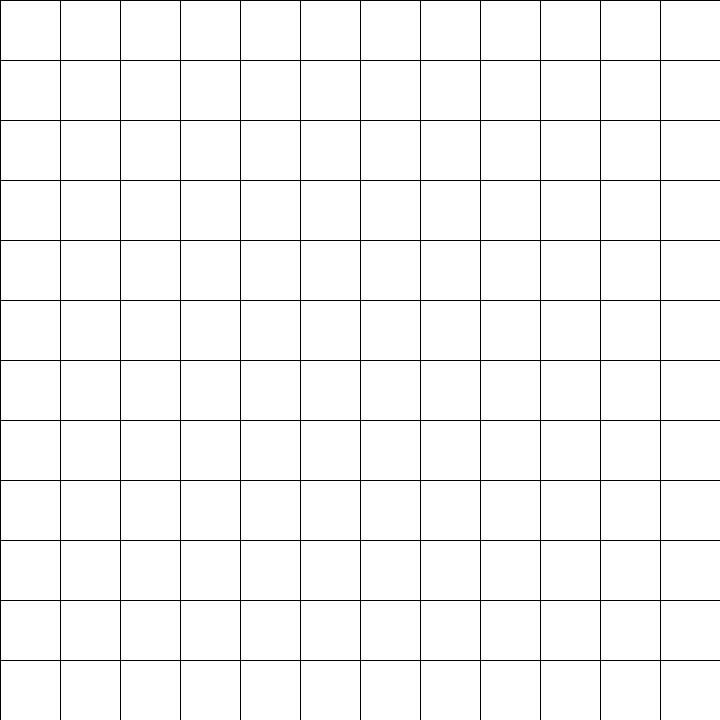
Frame 1 (no input)
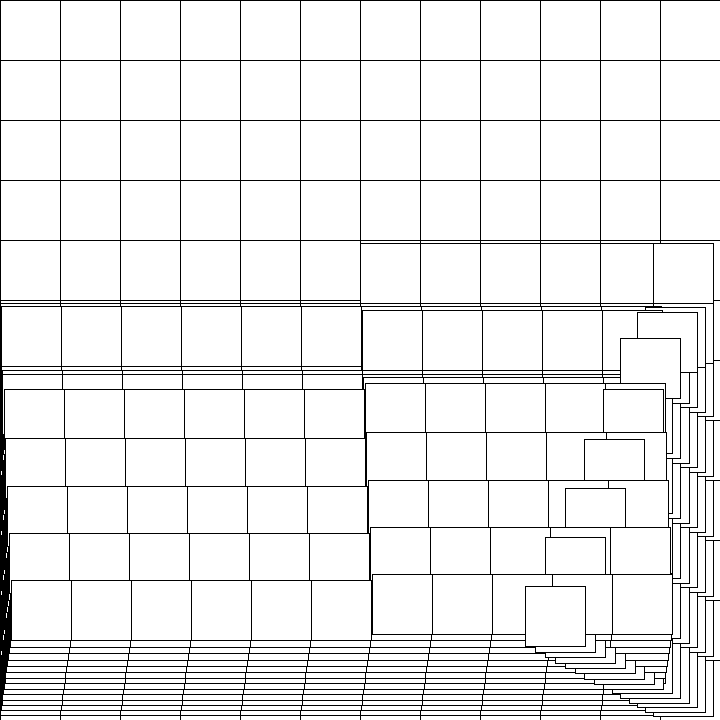
Frame 60 (the mouse pressed at the canvas centre just before this capture)
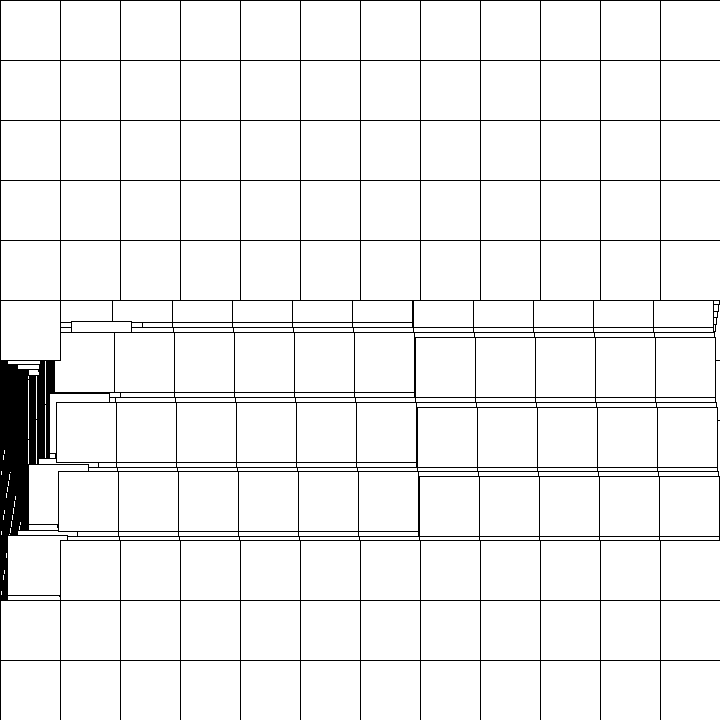
Frame 120 (the mouse held since frame 60 and released just before this capture)

The Processing sketch that drew these frames (run headless with seeded random() and noise(); from frame 60 on, the mouse is pressed at the canvas centre):

// Processing sketch: sketch_10212020_SquareShuffling
// ── sketch_10212020_SquareShuffling.pde
int i,N,t,X,Y;float S;
void setup(){size(720,720);}
void draw(){
 clear();
 t++;
 for(i=0;i<144;i++){
  square((X=i%12*60)-(X-((N=int(i+noise((i/6+t)/314)*576)%144)%12)*60)*(S=max(min(pow(sin((i/6+t)*.01)*1.1,4)-.23,1),0)),(Y=i/12*60)-(Y-N/12*60)*S,60);
 }
}
